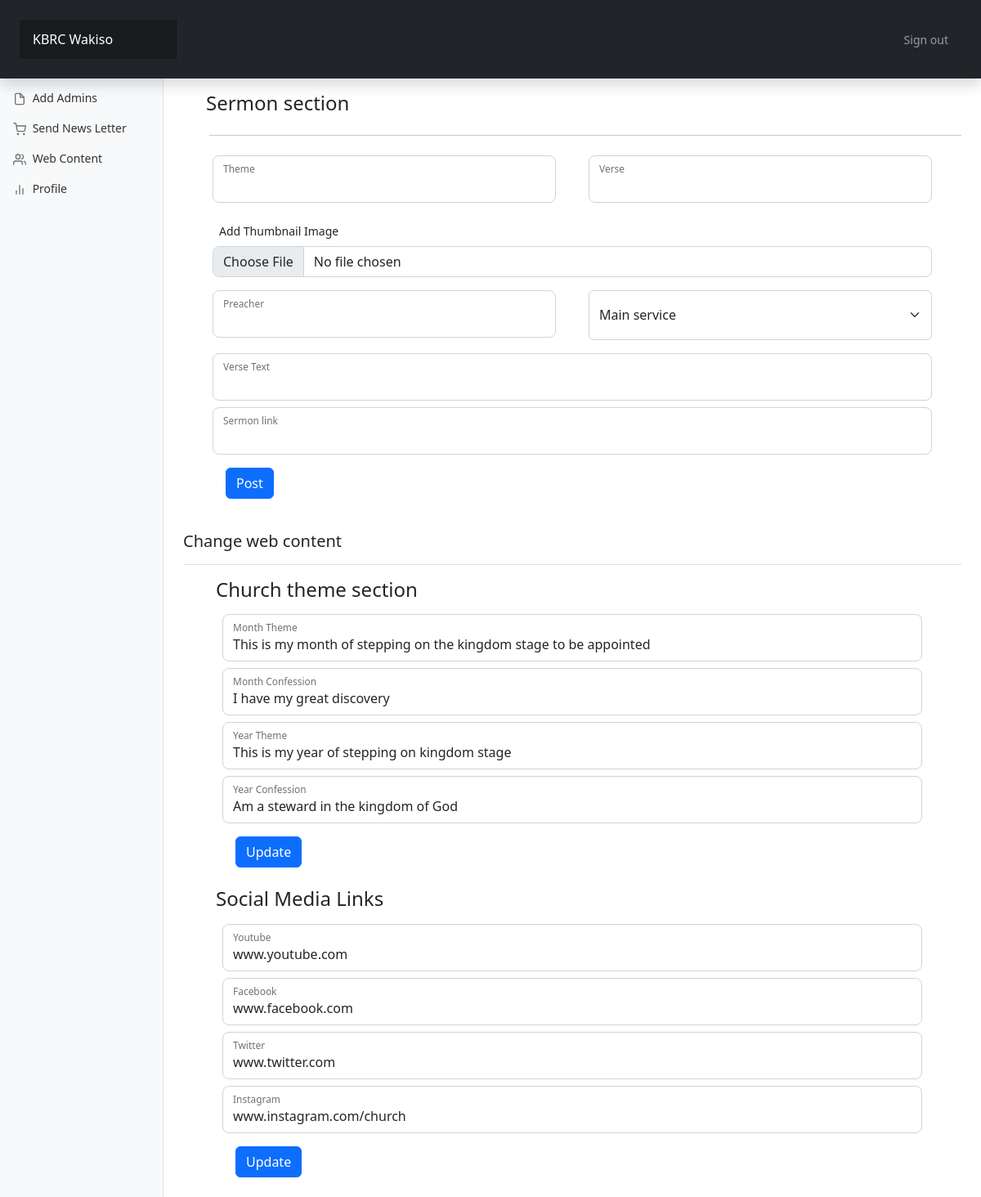
The page /admin/web-content.php on the database its author committed.
### tables this page shows
CREATE TABLE `theme` (
  `theme_id` int(11) NOT NULL,
  `m_theme` varchar(200) NOT NULL,
  `m_confession` varchar(200) NOT NULL,
  `y_theme` varchar(200) NOT NULL,
  `y_confession` varchar(200) NOT NULL
);

CREATE TABLE `social_media_links` (
  `social_id` int(11) NOT NULL,
  `facebook` varchar(200) NOT NULL,
  `instagram` varchar(200) NOT NULL,
  `youtube` varchar(200) NOT NULL,
  `twitter` varchar(200) NOT NULL
);

### admin/business/database.php (called while the page is built, shortened)
<?php
require_once 'newsLetter.php';
require_once 'content.php';
$content = new content($pdo);

### admin/business/content.php (called while the page is built, shortened)
<?php
class content{
    private $db;
    function __construct($conn){
        $this->db = $conn;
    }
    public function getTheme(){
        $sql = "SELECT * FROM theme";
        $result = $this->db->query($sql);
        return $result;
    }
    public function getLinks(){
        $sql = "SELECT * FROM social_media_links";
        $result = $this->db->query($sql);
        return $result;
    }
}

### admin/web-content.php (the view, shortened to what this page needs)
<?php
include('header.php');
include('business/database.php');
$themeResults = $content->getTheme();
$linksResults = $content->getLinks();
?>
    <main class="col-md-9 ms-sm-auto col-lg-10 px-md-4">
     <div class="row m-3">
          <h1 class="h4">Sermon section</h1>
          <hr class="m-3">
          <form action="web-content.php" method="post" enctype="multipart/form-data">
            <div class="row">
              <div class="col-6">
                <div class="form-floating m-2">
                  <input type="text" class="form-control rounded-3" id="floatingInput" name="theme" required>
                  <label for="floatingInput">Theme</label>
                </div>
              </div>
              <div class="col-6">
                <div class="form-floating m-2">
                  <input type="text" class="form-control rounded-3" id="floatingInput" name="verse" required>
                  <label for="floatingInput">Verse</label>
                </div>
              </div>
            </div>
           <div class="m-2 custom-file">
              <label class="m-2 custom-file-label">Add Thumbnail Image</label>
              <input type="file" class="form-control rounded-3 custom-file-input" accept="image/*" name="thumbnail" id="thumbnail" required>
            </div>
            <div class="row">
              <div class="col-6">
                <div class="form-floating m-2">
                  <input type="text" class="form-control rounded-3" id="floatingInput" name="preacher" required>
                  <label for="floatingInput">Preacher</label>
                </div>
              </div>
              <div class="col-6">
                <div class="m-2">
                   <select class="form-select" style="height:3.8rem ;" name="service">
                    <option value="Main service" selected>Main service</option>
                   </select>
                </div>
              </div>
            </div>
            <div class="form-floating m-2">
              <input type="text" class="form-control rounded-3" id="floatingInput" name="scripture" required>
              <label for="floatingInput">Verse Text</label>
            </div>
            <div class="form-floating m-2">
              <input type="text" class="form-control rounded-3" id="floatingInput" name="link" required>
              <label for="floatingInput">Sermon link</label>
            </div>
            <button class="btn btn-primary my-2 mx-4" type="submit" name="postSermon">Post</button>
          </form>
        </div>
      <div class="d-flex justify-content-between flex-wrap flex-md-nowrap align-items-center pt-3 pb-2 mb-3 border-bottom">
        <h1 class="h5">Change web content</h1>
      </div>
      <?php while($r = $themeResults->fetch(PDO::FETCH_ASSOC)){ ?>
       <div class="container">
        <div class="row m-3">
          <h1 class="h4">Church theme section</h1>
          <form method="post" action="web-content.php">
             <div class="form-floating m-2">
              <input type="text" class="form-control rounded-3" id="floatingInput" value="<?php echo $r['m_theme']; ?>" name="mtheme">
              <label for="floatingInput">Month Theme</label>
            </div>
            <div class="form-floating m-2">
              <input type="text" class="form-control rounded-3" id="floatingInput" value="<?php echo $r['m_confession']; ?>" name="mconfession">
              <label for="floatingInput">Month Confession</label>
            </div>
            <div class="form-floating m-2">
              <input type="text" class="form-control rounded-3" id="floatingInput" value="<?php echo $r['y_theme']; ?>" name="ytheme">
              <label for="floatingInput">Year Theme</label>
            </div>
            <div class="form-floating m-2">
              <input type="text" class="form-control rounded-3" id="floatingInput" value="<?php echo $r['y_confession']; ?>" name="yconfession">
              <label for="floatingInput">Year Confession</label>
            </div>
            <button class="btn btn-primary my-2 mx-4" name="updateTheme" type="submit">Update</button>
          </form>
          <?php } ?>
        </div>
        <?php while($s = $linksResults->fetch(PDO::FETCH_ASSOC)){ ?>
       <div class="row m-3">
          <h1 class="h4">Social Media Links</h1>
          <form  action="web-content.php"  method="post">
             <div class="form-floating m-2">
              <input type="text" class="form-control rounded-3" id="floatingInput" name="youtube" value="<?php echo $s['youtube']; ?>">
              <label for="floatingInput">Youtube</label>
            </div>
            <div class="form-floating m-2">
              <input type="text" class="form-control rounded-3" id="floatingInput" name="facebook" value="<?php echo $s['facebook']; ?>">
              <label for="floatingInput">Facebook</label>
            </div>
            <div class="form-floating m-2">
              <input type="text" class="form-control rounded-3" id="floatingInput" name="twitter" value="<?php echo $s['twitter']; ?>">
              <label for="floatingInput">Twitter</label>
            </div>
            <div class="form-floating m-2">
              <input type="text" class="form-control rounded-3" id="floatingInput"  name="instagram" value="<?php echo $s['instagram']; ?>">
              <label for="floatingInput">Instagram</label>
            </div>
            <button class="btn btn-primary my-2 mx-4" name="updateLinks" type="submit">Update</button>
          </form>
          <?php } ?>
        </div>
       </div>
    </main>
    <?php
      include('footer.php');
    ?>

### admin/css/dashboard.css (style rules this page uses)
body { font-size: .875rem; }

### rows shown on the page
theme: mtheme "This is my month of stepping on the kingdom stage to be appointed", mconfession "I have my great discovery", ytheme "This is my year of stepping on kingdom stage", yconfession "Am a steward in the kingdom of God"
social_media_links: youtube "www.youtube.com", facebook "www.facebook.com", twitter "www.twitter.com", instagram "www.instagram.com/church"
